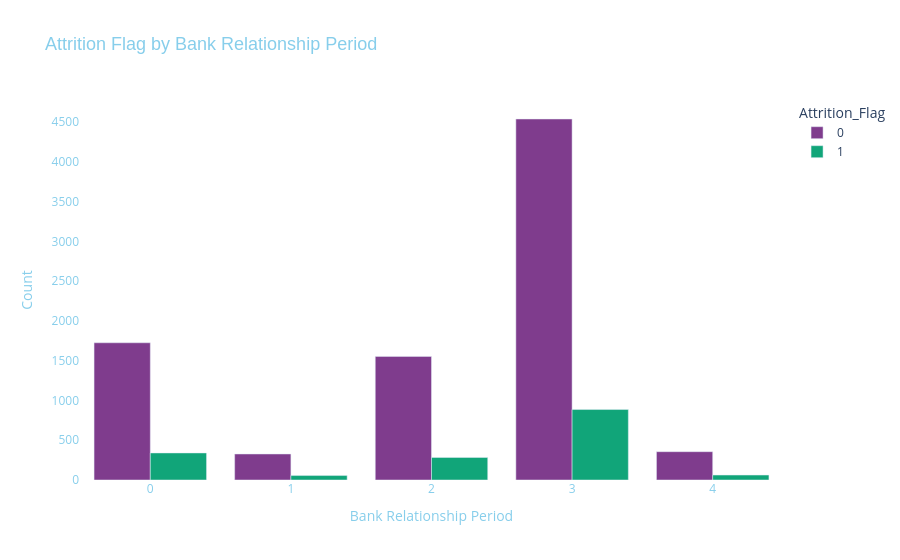

Notebook source saved alongside this figure:
### Code cell
# Count occurrences of each "Bank_Relationship_Period" grouped by "Attrition_Flag"
attrition_counts = (
    df.groupby("Bank_Relationship_Period")["Attrition_Flag"]
    .value_counts()
    .unstack()
    .reset_index()
)

# Melt the DataFrame for proper formatting
attrition_counts = attrition_counts.melt(
    id_vars=["Bank_Relationship_Period"], var_name="Attrition_Flag", value_name="Count"
)

# Create a bar plot
fig = px.bar(
    attrition_counts,
    x="Bank_Relationship_Period",
    y="Count",
    color="Attrition_Flag",
    title="Attrition Flag by Bank Relationship Period",
    color_discrete_sequence=px.colors.qualitative.Bold,
)  # Custom color palette

# Customize layout (remove background, change title color)
fig.update_layout(
    paper_bgcolor="rgba(0,0,0,0)",  # Transparent background
    plot_bgcolor="rgba(0,0,0,0)",
    title_font=dict(size=18, color="Skyblue", family="Arial"),  # Custom title color

    xaxis=dict(
        title='Bank Relationship Period',
        title_font=dict(size=14, color='skyblue'),  # X-axis label color
        tickfont=dict(size=12, color='skyblue')  # X-axis numbers color
    ),
    yaxis=dict(
        title='Count',
        title_font=dict(size=14, color='skyblue'),  # Y-axis label color
        tickfont=dict(size=12, color='skyblue')  # Y-axis numbers color
    ),
    barmode="group",  # Group bars side by side
)

# Show the figure
fig.show()

### Figure 1 — Plotly figure (JSON) as saved in the notebook; plotly's stock layout.template omitted (floating-point values rounded to 4 significant figures)
{"data": [{"hovertemplate": "Attrition_Flag=0<br>Bank_Relationship_Period=%{x}<br>Count=%{y}<extra></extra>", "legendgroup": "0", "marker": {"color": "rgb(127, 60, 141)", "pattern": {"shape": ""}}, "name": "0", "orientation": "v", "showlegend": true, "textposition": "auto", "type": "bar", "x": [0, 1, 2, 3, 4], "xaxis": "x", "y": [1725, 327, 1554, 4538, 356], "yaxis": "y"}, {"hovertemplate": "Attrition_Flag=1<br>Bank_Relationship_Period=%{x}<br>Count=%{y}<extra></extra>", "legendgroup": "1", "marker": {"color": "rgb(17, 165, 121)", "pattern": {"shape": ""}}, "name": "1", "orientation": "v", "showlegend": true, "textposition": "auto", "type": "bar", "x": [0, 1, 2, 3, 4], "xaxis": "x", "y": [340, 56, 283, 886, 62], "yaxis": "y"}], "layout": {"barmode": "group", "legend": {"title": {"text": "Attrition_Flag"}, "tracegroupgap": 0}, "paper_bgcolor": "rgba(0,0,0,0)", "plot_bgcolor": "rgba(0,0,0,0)", "title": {"font": {"color": "Skyblue", "family": "Arial", "size": 18}, "text": "Attrition Flag by Bank Relationship Period"}, "xaxis": {"anchor": "y", "domain": [0, 1], "tickfont": {"color": "skyblue", "size": 12}, "title": {"font": {"color": "skyblue", "size": 14}, "text": "Bank Relationship Period"}}, "yaxis": {"anchor": "x", "domain": [0, 1], "tickfont": {"color": "skyblue", "size": 12}, "title": {"font": {"color": "skyblue", "size": 14}, "text": "Count"}}}}
